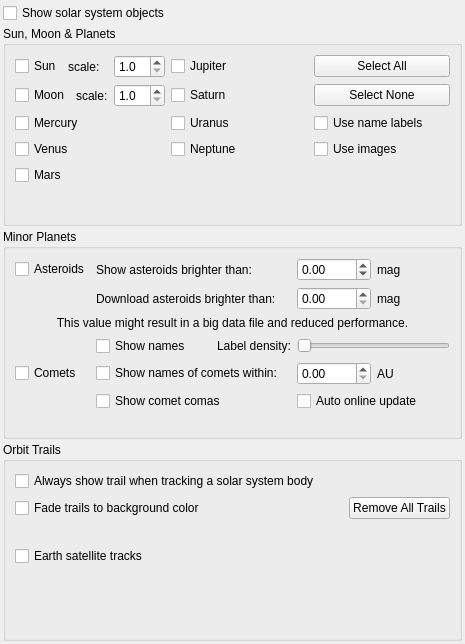
<?xml version='1.0' encoding='utf-8'?>
<ui version="4.0">
 <class>OpsSolarSystem</class>
 <widget class="QWidget" name="OpsSolarSystem">
  <property name="geometry">
   <rect>
    <x>0</x>
    <y>0</y>
    <width>465</width>
    <height>644</height>
   </rect>
  </property>
  <layout class="QVBoxLayout">
   <property name="spacing">
    <number>3</number>
   </property>
   <property name="leftMargin">
    <number>3</number>
   </property>
   <property name="topMargin">
    <number>3</number>
   </property>
   <property name="rightMargin">
    <number>3</number>
   </property>
   <property name="bottomMargin">
    <number>3</number>
   </property>
   <item>
    <widget class="QCheckBox" name="kcfg_ShowSolarSystem">
     <property name="text">
      <string>Show solar system objects</string>
     </property>
     <attribute name="buttonGroup">
      <string notr="true">solarButtonGroup</string>
     </attribute>
    </widget>
   </item>
   <item>
    <widget class="QGroupBox" name="MajorBodiesBox">
     <property name="title">
      <string>Sun, Moon &amp;&amp; Planets</string>
     </property>
     <layout class="QVBoxLayout">
      <item>
       <layout class="QGridLayout">
        <item row="1" column="1">
         <widget class="QCheckBox" name="kcfg_ShowSaturn">
          <property name="toolTip">
           <string>Draw Saturn?</string>
          </property>
          <property name="whatsThis">
           <string>If checked, Saturn will be drawn on the map.</string>
          </property>
          <property name="text">
           <string>Saturn</string>
          </property>
          <attribute name="buttonGroup">
           <string notr="true">solarButtonGroup</string>
          </attribute>
         </widget>
        </item>
        <item row="3" column="2">
         <widget class="QCheckBox" name="kcfg_ShowPlanetImages">
          <property name="toolTip">
           <string>Draw major bodies as images?</string>
          </property>
          <property name="whatsThis">
           <string>If checked, then the planets, the Sun and the Moon will be shown as bitmap images on the map</string>
          </property>
          <property name="text">
           <string>Use images</string>
          </property>
         </widget>
        </item>
        <item row="4" column="0">
         <widget class="QCheckBox" name="kcfg_ShowMars">
          <property name="toolTip">
           <string>Draw Mars?</string>
          </property>
          <property name="whatsThis">
           <string>If checked, Mars will be drawn on the map.</string>
          </property>
          <property name="text">
           <string>Mars</string>
          </property>
          <attribute name="buttonGroup">
           <string notr="true">solarButtonGroup</string>
          </attribute>
         </widget>
        </item>
        <item row="2" column="2">
         <widget class="QCheckBox" name="kcfg_ShowPlanetNames">
          <property name="toolTip">
           <string>Attach Name labels to the major solar system bodies?</string>
          </property>
          <property name="whatsThis">
           <string>If checked, name labels will be attached to the planets, the Sun and the Moon</string>
          </property>
          <property name="text">
           <string>Use name labels</string>
          </property>
         </widget>
        </item>
        <item row="0" column="2">
         <widget class="QPushButton" name="showAllPlanets">
          <property name="toolTip">
           <string>Select all major bodies</string>
          </property>
          <property name="whatsThis">
           <string>Press this to select all planets, the Sun and the Moon to be drawn in the map</string>
          </property>
          <property name="text">
           <string>Select All</string>
          </property>
         </widget>
        </item>
        <item row="1" column="2">
         <widget class="QPushButton" name="showNonePlanets">
          <property name="toolTip">
           <string>Unselect all major bodies</string>
          </property>
          <property name="whatsThis">
           <string>Press this button to unselect all planets, the Sun and the Moon so that they will not be drawn on the map</string>
          </property>
          <property name="text">
           <string>Select None</string>
          </property>
         </widget>
        </item>
        <item row="3" column="0">
         <widget class="QCheckBox" name="kcfg_ShowVenus">
          <property name="toolTip">
           <string>Draw Venus?</string>
          </property>
          <property name="whatsThis">
           <string>If checked, Venus will be drawn on the map.</string>
          </property>
          <property name="text">
           <string>Venus</string>
          </property>
          <attribute name="buttonGroup">
           <string notr="true">solarButtonGroup</string>
          </attribute>
         </widget>
        </item>
        <item row="0" column="0">
         <layout class="QHBoxLayout">
          <item>            
           <widget class="QCheckBox" name="kcfg_ShowSun">
            <property name="toolTip">
             <string>Draw the Sun?</string>
            </property>
            <property name="whatsThis">
             <string>If checked, the Sun will be drawn on the map.</string>
            </property>
            <property name="text">
             <string>Sun</string>
            </property>
            <attribute name="buttonGroup">
             <string notr="true">solarButtonGroup</string>
            </attribute>
           </widget>
          </item>
          <item>
           <widget class="QLabel" name="sunLabel">
            <property name="text">
             <string>scale:</string>
            </property>
           </widget>
          </item>
          <item>
           <widget class="QDoubleSpinBox" name="kcfg_SunScale">
            <property name="toolTip">
             <string>Scale of sun rendering.</string>
            </property>
            <property name="toolTip">
             <string>Increase the size of the sun by this factor.</string>
            </property>
            <property name="decimals">
             <number>1</number>
            </property>
            <property name="maximum">
             <double>20</double>
            </property>
            <property name="minimum">
             <double>1</double>
            </property>
           </widget>
          </item>
         </layout>         
        </item>
        <item row="0" column="1">
         <widget class="QCheckBox" name="kcfg_ShowJupiter">
          <property name="toolTip">
           <string>Draw Jupiter?</string>
          </property>
          <property name="whatsThis">
           <string>If checked, Jupiter will be drawn on the map.</string>
          </property>
          <property name="text">
           <string>Jupiter</string>
          </property>
          <attribute name="buttonGroup">
           <string notr="true">solarButtonGroup</string>
          </attribute>
         </widget>
        </item>
        <item row="1" column="0">
         <layout class="QHBoxLayout">
          <item>
          <widget class="QCheckBox" name="kcfg_ShowMoon">
           <property name="toolTip">
            <string>Draw the Moon?</string>
           </property>
           <property name="whatsThis">
            <string>If checked, the Moon will be drawn on the map.</string>
           </property>
           <property name="text">
            <string>Moon</string>
           </property>
           <attribute name="buttonGroup">
            <string notr="true">solarButtonGroup</string>
           </attribute>
          </widget>
          </item>
          <item>
           <widget class="QLabel" name="moonLabel">
            <property name="text">
             <string>scale:</string>
            </property>
           </widget>
          </item>
          <item>
           <widget class="QDoubleSpinBox" name="kcfg_MoonScale">
            <property name="toolTip">
             <string>Scale of moon rendering.</string>
            </property>
            <property name="toolTip">
             <string>Increase the size of the moon by this factor.</string>
            </property>
            <property name="decimals">
             <number>1</number>
            </property>
            <property name="maximum">
             <double>20</double>
            </property>
            <property name="minimum">
             <double>1</double>
            </property>
           </widget>
          </item>
         </layout>
        </item>
        <item row="2" column="0">
         <widget class="QCheckBox" name="kcfg_ShowMercury">
          <property name="toolTip">
           <string>Draw Mercury?</string>
          </property>
          <property name="whatsThis">
           <string>If checked, Mercury will be drawn on the map.</string>
          </property>
          <property name="text">
           <string>Mercury</string>
          </property>
          <attribute name="buttonGroup">
           <string notr="true">solarButtonGroup</string>
          </attribute>
         </widget>
        </item>
        <item row="3" column="1">
         <widget class="QCheckBox" name="kcfg_ShowNeptune">
          <property name="toolTip">
           <string>Draw Neptune?</string>
          </property>
          <property name="whatsThis">
           <string>If checked, Neptune will be drawn on the map.</string>
          </property>
          <property name="text">
           <string>Neptune</string>
          </property>
          <attribute name="buttonGroup">
           <string notr="true">solarButtonGroup</string>
          </attribute>
         </widget>
        </item>
        <item row="4" column="2">
         <spacer>
          <property name="orientation">
           <enum>Qt::Horizontal</enum>
          </property>
          <property name="sizeType">
           <enum>QSizePolicy::Fixed</enum>
          </property>
          <property name="sizeHint" stdset="0">
           <size>
            <width>100</width>
            <height>20</height>
           </size>
          </property>
         </spacer>
        </item>
        <item row="2" column="1">
         <widget class="QCheckBox" name="kcfg_ShowUranus">
          <property name="toolTip">
           <string>Draw Uranus?</string>
          </property>
          <property name="whatsThis">
           <string>If checked, Uranus will be drawn on the map.</string>
          </property>
          <property name="text">
           <string>Uranus</string>
          </property>
          <attribute name="buttonGroup">
           <string notr="true">solarButtonGroup</string>
          </attribute>
         </widget>
        </item>
       </layout>
      </item>
      <item>
       <spacer>
        <property name="orientation">
         <enum>Qt::Vertical</enum>
        </property>
        <property name="sizeType">
         <enum>QSizePolicy::Expanding</enum>
        </property>
        <property name="sizeHint" stdset="0">
         <size>
          <width>16</width>
          <height>16</height>
         </size>
        </property>
       </spacer>
      </item>
     </layout>
    </widget>
   </item>
   <item>
    <widget class="QGroupBox" name="MinorBodiesBox">
     <property name="title">
      <string>Minor Planets</string>
     </property>
     <layout class="QVBoxLayout">
      <item>
       <layout class="QGridLayout">
        <item row="1" column="1">
         <widget class="QLabel" name="label_3">
          <property name="text">
           <string>Download asteroids brighter than:</string>
          </property>
         </widget>
        </item>
        <item row="0" column="0">
         <widget class="QCheckBox" name="kcfg_ShowAsteroids">
          <property name="toolTip">
           <string>Draw asteroids?</string>
          </property>
          <property name="whatsThis">
           <string>If checked, asteroids will be drawn on the map</string>
          </property>
          <property name="text">
           <string>Asteroids</string>
          </property>
          <attribute name="buttonGroup">
           <string notr="true">solarButtonGroup</string>
          </attribute>
         </widget>
        </item>
        <item row="4" column="0">
         <widget class="QCheckBox" name="kcfg_ShowComets">
          <property name="toolTip">
           <string>Draw comets?</string>
          </property>
          <property name="whatsThis">
           <string>If checked, comets will be drawn on the map</string>
          </property>
          <property name="text">
           <string>Comets</string>
          </property>
          <attribute name="buttonGroup">
           <string notr="true">solarButtonGroup</string>
          </attribute>
         </widget>
        </item>
        <item row="3" column="0">
         <spacer>
          <property name="orientation">
           <enum>Qt::Vertical</enum>
          </property>
          <property name="sizeType">
           <enum>QSizePolicy::Fixed</enum>
          </property>
          <property name="sizeHint" stdset="0">
           <size>
            <width>20</width>
            <height>16</height>
           </size>
          </property>
         </spacer>
        </item>
        <item row="2" column="0" colspan="3">
         <widget class="QLabel" name="MagLimitAsteroidDownloadWarning">
          <property name="text">
           <string>This value might result in a big data file and reduced performance.</string>
          </property>
          <property name="alignment">
           <set>Qt::AlignCenter</set>
          </property>
         </widget>
        </item>
        <item row="0" column="1">
         <widget class="QLabel" name="textLabel3">
          <property name="text">
           <string>Show asteroids brighter than:</string>
          </property>
         </widget>
        </item>
        <item row="4" column="1">
         <widget class="QCheckBox" name="kcfg_ShowCometNames">
          <property name="toolTip">
           <string>Show names of comets near the Sun</string>
          </property>
          <property name="whatsThis">
           <string>If checked, the comets near the Sun will have name labels attached.  Comets vary in brightness in their orbits, so a faint magnitude is not effective in this case.</string>
          </property>
          <property name="text">
           <string>Show names of comets within:</string>
          </property>
          <attribute name="buttonGroup">
           <string notr="true">solarButtonGroup</string>
          </attribute>
         </widget>
        </item>
        <item row="0" column="2">
         <layout class="QHBoxLayout">
          <item>
           <widget class="MagnitudeSpinBox" name="kcfg_MagLimitAsteroid">
            <property name="focusPolicy">
             <enum>Qt::StrongFocus</enum>
            </property>
            <property name="toolTip">
             <string>Faint limit for asteroids</string>
            </property>
            <property name="whatsThis">
             <string>Set the faintest magnitude for drawing asteroids</string>
            </property>
            <property name="minimum">
             <double>-10.000000000000000</double>
            </property>
            <property name="maximum">
             <double>50.000000000000000</double>
            </property>
           </widget>
          </item>
          <item>
           <widget class="QLabel" name="textLabel6">
            <property name="text">
             <string>mag</string>
            </property>
           </widget>
          </item>
         </layout>
        </item>
        <item row="1" column="2">
         <layout class="QHBoxLayout" name="horizontalLayout">
          <item>
           <widget class="QDoubleSpinBox" name="kcfg_MagLimitAsteroidDownload" />
          </item>
          <item>
           <widget class="QLabel" name="label_2">
            <property name="text">
             <string>mag</string>
            </property>
           </widget>
          </item>
         </layout>
        </item>
        <item row="4" column="2">
         <layout class="QHBoxLayout">
          <item>
           <widget class="QDoubleSpinBox" name="kcfg_MaxRadCometName">
            <property name="toolTip">
             <string>Maximum distance for comet names</string>
            </property>
            <property name="whatsThis">
             <string>Set the maximum distance from the Sun for a comet to have a name label, in Astronomical Units (AU).  1 AU is the distance between the Earth and the Sun, approximately 150 million km</string>
            </property>
            <property name="decimals">
             <number>2</number>
            </property>
            <property name="maximum">
             <double>9999.000000000000000</double>
            </property>
           </widget>
          </item>
          <item>
           <widget class="QLabel" name="textLabel4">
            <property name="text">
             <string>AU</string>
            </property>
           </widget>
          </item>
         </layout>
        </item>
        <item row="3" column="2">
         <widget class="QSlider" name="kcfg_AsteroidLabelDensity">
          <property name="maximum">
           <number>20</number>
          </property>
          <property name="orientation">
           <enum>Qt::Horizontal</enum>
          </property>
         </widget>
        </item>
        <item row="3" column="1">
         <layout class="QHBoxLayout">
          <item>
           <widget class="QCheckBox" name="kcfg_ShowAsteroidNames">
            <property name="toolTip">
             <string>Attach name labels to asteroids?</string>
            </property>
            <property name="whatsThis">
             <string>If checked, then name labels will be attached to asteroids</string>
            </property>
            <property name="text">
             <string>Show names</string>
            </property>
            <attribute name="buttonGroup">
             <string notr="true">solarButtonGroup</string>
            </attribute>
           </widget>
          </item>
          <item>
           <spacer>
            <property name="orientation">
             <enum>Qt::Horizontal</enum>
            </property>
            <property name="sizeType">
             <enum>QSizePolicy::Preferred</enum>
            </property>
            <property name="sizeHint" stdset="0">
             <size>
              <width>20</width>
              <height>20</height>
             </size>
            </property>
           </spacer>
          </item>
          <item>
           <widget class="QLabel" name="LabelDensity">
            <property name="text">
             <string>Label density:</string>
            </property>
           </widget>
          </item>
         </layout>
        </item>
        <item row="5" column="1">
         <widget class="QCheckBox" name="kcfg_ShowCometComas">
          <property name="text">
           <string>Show comet comas</string>
          </property>
         </widget>
        </item>
        <item row="5" column="2">
         <widget class="QCheckBox" name="kcfg_OrbitalElementsAutoUpdate">
          <property name="toolTip">
           <string>Update orbital element from online sources on startup.</string>
          </property>
          <property name="text">
           <string>Auto online update</string>
          </property>
         </widget>
        </item>
       </layout>
      </item>
      <item>
       <spacer>
        <property name="orientation">
         <enum>Qt::Vertical</enum>
        </property>
        <property name="sizeHint" stdset="0">
         <size>
          <width>21</width>
          <height>16</height>
         </size>
        </property>
       </spacer>
      </item>
     </layout>
    </widget>
   </item>
   <item>
    <widget class="QGroupBox" name="TrailsBox">
     <property name="title">
      <string>Orbit Trails</string>
     </property>
     <layout class="QVBoxLayout">
      <item>
       <widget class="QCheckBox" name="kcfg_UseAutoTrail">
        <property name="toolTip">
         <string>Auto-trail tracked bodies</string>
        </property>
        <property name="whatsThis">
         <string>If checked then any solar system body will have a temporary trail attached while it is centered in the display.</string>
        </property>
        <property name="text">
         <string>Always show trail when tracking a solar system body</string>
        </property>
        <attribute name="buttonGroup">
         <string notr="true">solarButtonGroup</string>
        </attribute>
       </widget>
      </item>
      <item>
       <layout class="QHBoxLayout">
        <item>
         <widget class="QCheckBox" name="kcfg_FadePlanetTrails">
          <property name="toolTip">
           <string>Fade trail color into the background?</string>
          </property>
          <property name="whatsThis">
           <string>If checked, the color of the planet trail will be blended into the background sky color.</string>
          </property>
          <property name="text">
           <string>Fade trails to background color</string>
          </property>
          <attribute name="buttonGroup">
           <string notr="true">solarButtonGroup</string>
          </attribute>
         </widget>
        </item>
        <item>
         <spacer>
          <property name="orientation">
           <enum>Qt::Horizontal</enum>
          </property>
          <property name="sizeType">
           <enum>QSizePolicy::Expanding</enum>
          </property>
          <property name="sizeHint" stdset="0">
           <size>
            <width>40</width>
            <height>20</height>
           </size>
          </property>
         </spacer>
        </item>
        <item>
         <widget class="QPushButton" name="ClearAllTrails">
          <property name="toolTip">
           <string>Clear all orbit trails</string>
          </property>
          <property name="whatsThis">
           <string>Press this to clear all orbit trails that you may have attached to solar system bodies using the right-click popup menu.</string>
          </property>
          <property name="text">
           <string>Remove All Trails</string>
          </property>
         </widget>
        </item>
       </layout>
      </item>
      <item>
       <spacer>
        <property name="orientation">
         <enum>Qt::Vertical</enum>
        </property>
        <property name="sizeType">
         <enum>QSizePolicy::Fixed</enum>
        </property>
        <property name="sizeHint" stdset="0">
         <size>
          <width>41</width>
          <height>21</height>
         </size>
        </property>
       </spacer>
      </item>
      <item>
       <widget class="QCheckBox" name="checkBox">
        <property name="text">
         <string>Earth satellite tracks</string>
        </property>
        <attribute name="buttonGroup">
         <string notr="true">solarButtonGroup</string>
        </attribute>
       </widget>
      </item>
      <item>
       <spacer>
        <property name="orientation">
         <enum>Qt::Vertical</enum>
        </property>
        <property name="sizeHint" stdset="0">
         <size>
          <width>20</width>
          <height>20</height>
         </size>
        </property>
       </spacer>
      </item>
     </layout>
    </widget>
   </item>
  </layout>
 </widget>
 <customwidgets>
  <customwidget>
   <class>MagnitudeSpinBox</class>
   <extends>QDoubleSpinBox</extends>
   <header>widgets/magnitudespinbox.h</header>
  </customwidget>
 </customwidgets>
 <tabstops>
  <tabstop>kcfg_ShowSolarSystem</tabstop>
  <tabstop>kcfg_ShowSun</tabstop>
  <tabstop>kcfg_ShowJupiter</tabstop>
  <tabstop>showAllPlanets</tabstop>
  <tabstop>kcfg_ShowMoon</tabstop>
  <tabstop>kcfg_ShowSaturn</tabstop>
  <tabstop>showNonePlanets</tabstop>
  <tabstop>kcfg_ShowMercury</tabstop>
  <tabstop>kcfg_ShowUranus</tabstop>
  <tabstop>kcfg_ShowPlanetNames</tabstop>
  <tabstop>kcfg_ShowVenus</tabstop>
  <tabstop>kcfg_ShowNeptune</tabstop>
  <tabstop>kcfg_ShowPlanetImages</tabstop>
  <tabstop>kcfg_ShowMars</tabstop>
  <tabstop>kcfg_ShowAsteroids</tabstop>
  <tabstop>kcfg_MagLimitAsteroid</tabstop>
  <tabstop>kcfg_ShowAsteroidNames</tabstop>
  <tabstop>kcfg_AsteroidLabelDensity</tabstop>
  <tabstop>kcfg_ShowComets</tabstop>
  <tabstop>kcfg_ShowCometNames</tabstop>
  <tabstop>kcfg_MaxRadCometName</tabstop>
  <tabstop>kcfg_UseAutoTrail</tabstop>
  <tabstop>kcfg_FadePlanetTrails</tabstop>
  <tabstop>ClearAllTrails</tabstop>
  <tabstop>checkBox</tabstop>
 </tabstops>
 <resources />
 <connections />
 <buttongroups>
  <buttongroup name="solarButtonGroup">
   <property name="exclusive">
    <bool>false</bool>
   </property>
  </buttongroup>
 </buttongroups>
</ui>
